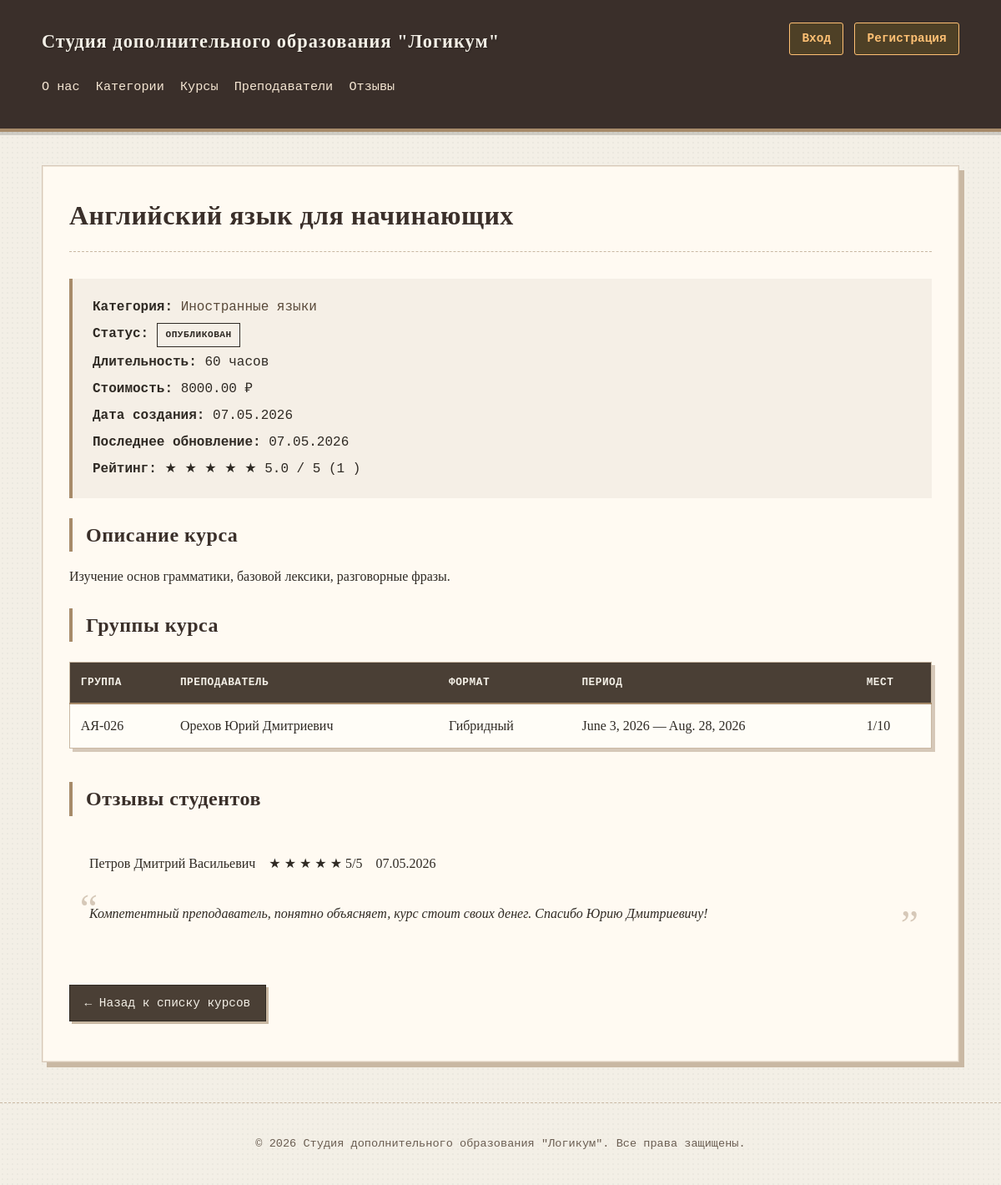
Screenshot of /education/course/english-beginners/ with the database file from the repository.
### education/models.py (models this page shows, shortened)
class Course(models.Model):
    class Status(models.IntegerChoices):
        DRAFT = 0, 'Черновик'
        PUBLISHED = 1, 'Опубликован'
    category = models.ForeignKey(
        Category,
        on_delete=models.SET_NULL,
        null=True,
        related_name='courses',
        verbose_name="Категория"
    )
    title = models.CharField(max_length=100, verbose_name="Название")
    slug = models.SlugField(max_length=100, unique=True, db_index=True, verbose_name="URL")
    description = models.TextField(verbose_name="Краткое описание")
    full_description = models.TextField(blank=True, verbose_name="Полное описание")
    duration_hours = models.IntegerField(verbose_name="Длительность (часы)")
    price = models.DecimalField(max_digits=10, decimal_places=2, verbose_name="Стоимость")
    status = models.IntegerField(
        choices=Status.choices,
        default=Status.DRAFT,
        verbose_name="Статус"
    )
    time_create = models.DateTimeField(auto_now_add=True, verbose_name="Дата создания")
    time_update = models.DateTimeField(auto_now=True, verbose_name="Дата изменения")
    class Meta:
        db_table = 'courses'
        verbose_name = 'Курс'
        verbose_name_plural = 'Курсы'
        ordering = ['-time_create']

class Category(models.Model):
    name = models.CharField(max_length=100, verbose_name="Название категории", unique=True)
    slug = models.SlugField(max_length=100, unique=True, db_index=True, verbose_name="URL")
    description = models.TextField(blank=True, verbose_name="Описание категории")
    class Meta:
        db_table = 'categories'
        verbose_name = 'Категория'
        verbose_name_plural = 'Категории'
        ordering = ['name']
    def get_absolute_url(self):
        return reverse('category-detail', kwargs={'cat_slug': self.slug})

class Group(models.Model):
    FORMAT_CHOICES = [
        ('offline', 'Очно'),
        ('online', 'Онлайн'),
        ('hybrid', 'Гибридный'),
    ]
    course = models.ForeignKey(Course, on_delete=models.CASCADE, related_name='groups', verbose_name="Курс")
    teacher = models.ForeignKey(Teacher, on_delete=models.SET_NULL, null=True, related_name='groups', verbose_name="Преподаватель")
    name = models.CharField(max_length=100, verbose_name="Название группы")
    start_date = models.DateField(verbose_name="Дата начала")
    end_date = models.DateField(verbose_name="Дата окончания")
    format = models.CharField(max_length=20, choices=FORMAT_CHOICES, verbose_name="Формат обучения")
    max_students = models.PositiveIntegerField(default=10, verbose_name="Макс. студентов")
    is_active = models.BooleanField(default=True, verbose_name="Активна")
    class Meta:
        db_table = 'groups'
        verbose_name = 'Группа'
        verbose_name_plural = 'Группы'
        ordering = ['-start_date']

class Teacher(models.Model):
    user = models.OneToOneField(
        User,
        on_delete=models.CASCADE,
        null=True,
        blank=True,
        related_name='teacher_profile',
        verbose_name="Пользователь"
    )
    first_name = models.CharField(max_length=50, verbose_name="Имя")
    last_name = models.CharField(max_length=50, verbose_name="Фамилия")
    middle_name = models.CharField(max_length=50, blank=True, verbose_name="Отчество")
    specialization = models.CharField(max_length=100, verbose_name="Специализация")
    phone = models.CharField(max_length=20, verbose_name="Телефон")
    email = models.EmailField(max_length=100, blank=True, verbose_name="Email")
    bio = models.TextField(blank=True, verbose_name="Биография")
    photo = models.ImageField(
        upload_to='teachers/%Y/%m/',
        blank=True,
        null=True,
        verbose_name="Фото",
        validators=[
            FileExtensionValidator(allowed_extensions=['jpg', 'jpeg', 'png', 'gif']),
            validate_image_size
        ],
        help_text="Поддерживаются форматы: JPG, PNG, GIF. Максимальный размер: 5 МБ"
    )
    is_active = models.BooleanField(default=True, verbose_name="Активен")
    class Meta:
        db_table = 'teachers'
        verbose_name = 'Преподаватель'
        verbose_name_plural = 'Преподаватели'
        ordering = ['last_name', 'first_name']
    def get_full_name(self):
        parts = [self.last_name, self.first_name]
        if self.middle_name:
            parts.append(self.middle_name)
        return ' '.join(parts)

class Review(models.Model):
    student = models.ForeignKey(Student, on_delete=models.CASCADE, related_name='reviews', verbose_name="Студент")
    course = models.ForeignKey(Course, on_delete=models.CASCADE, related_name='reviews', verbose_name="Курс")
    rating = models.IntegerField(choices=[(i, str(i)) for i in range(1, 6)], verbose_name="Оценка")
    comment = models.TextField(verbose_name="Комментарий")
    review_date = models.DateTimeField(auto_now_add=True, verbose_name="Дата отзыва")
    is_approved = models.BooleanField(default=False, verbose_name="Одобрен")
    class Meta:
        db_table = 'reviews'
        verbose_name = 'Отзыв'
        verbose_name_plural = 'Отзывы'
        ordering = ['-review_date']

class Student(models.Model):
    user = models.OneToOneField(
        User,
        on_delete=models.CASCADE,
        null=True,
        blank=True,
        related_name='student_profile',
        verbose_name="Пользователь"
    )
    first_name = models.CharField(max_length=50, verbose_name="Имя")
    last_name = models.CharField(max_length=50, verbose_name="Фамилия")
    middle_name = models.CharField(max_length=50, blank=True, verbose_name="Отчество")
    phone = models.CharField(max_length=20, verbose_name="Телефон")
    email = models.EmailField(max_length=100, verbose_name="Email", unique=True)
    birth_date = models.DateField(verbose_name="Дата рождения")
    time_create = models.DateTimeField(auto_now_add=True, verbose_name="Дата регистрации")
    class Meta:
        db_table = 'students'
        verbose_name = 'Студент'
        verbose_name_plural = 'Студенты'
        ordering = ['last_name', 'first_name']
    def get_full_name(self):
        parts = [self.last_name, self.first_name]
        if self.middle_name:
            parts.append(self.middle_name)
        return ' '.join(parts)

### education/views.py (the view)
# urls.py: path('course/<slug:course_slug>/', views.course_detail_slug, name='course-detail-slug'),
def course_detail_slug(request, course_slug):
    course = get_object_or_404(
        Course.objects.select_related('category').prefetch_related('groups__teacher'),
        slug=course_slug,
        status=Course.Status.PUBLISHED
    )
    groups = course.groups.filter(is_active=True)
    reviews = course.reviews.filter(is_approved=True).select_related('student')
    avg_rating = reviews.aggregate(avg=Avg('rating'))['avg']
    data = {
        'title': course.title,
        'course': course,
        'groups': groups,
        'reviews': reviews,
        'avg_rating': avg_rating,
    }
    return render(request, 'education/course_detail.html', data)

### education/context_processors.py (called while the page is built, shortened)
def user_groups(request):
    if request.user.is_authenticated:
        groups = list(request.user.groups.values_list('name', flat=True))
        return {'user_groups': groups}
    return {'user_groups': []}

def user_permissions(request):
    context = {
        'user_groups': [],
        'is_admin': False,
        'is_teacher': False,
        'is_student': False,
        'is_marketer': False,
    }
    return context

### education/templates/education/course_detail.html (shortened to what this page needs)
{% extends 'base.html' %}
{% block content %}
    <div class="course-detail">
        <div class="page-header">
            <h1>{{ course.title }}</h1>
        </div>
        <div class="course-meta">
            <p><strong>Категория:</strong>
                <a href="{{ course.category.get_absolute_url }}">{{ course.category.name }}</a>
            </p>
            <p><strong>Статус:</strong>
                {% if course.status == 1 %}
                <span class="badge published">Опубликован</span>
                {% else %}
                <span class="badge draft">Черновик</span>
                {% endif %}
            </p>
            <p><strong>Длительность:</strong> {{ course.duration_hours }} часов</p>
            <p><strong>Стоимость:</strong> {{ course.price }} ₽</p>
            <p><strong>Дата создания:</strong> {{ course.time_create|date:"d.m.Y" }}</p>
            {% if course.time_update != course.time_create %}
            <p><strong>Последнее обновление:</strong> {{ course.time_update|date:"d.m.Y" }}</p>
            {% endif %}
            <p><strong>Рейтинг:</strong>
                {% if avg_rating %}
                    <span class="rating-display">
                        {% with avg_rating_int=avg_rating|floatformat:"0"|add:"0" %}
                            {% for i in "12345"|make_list %}
                                {% if forloop.counter <= avg_rating_int %}
                                    <span class="star full">★</span>
                                {% else %}
                                    <span class="star empty">☆</span>
                                {% endif %}
                            {% endfor %}
                        {% endwith %}
                        {{ avg_rating|floatformat:1 }} / 5
                        ({{ reviews.count }} {{ reviews.count|pluralize:"отзыв,отзыва,отзывов" }})
                    </span>
                {% else %}
                    <span class="no-rating">
                        ☆☆☆☆☆ Нет оценок
                    </span>
                {% endif %}
            </p>
        </div>
        <div class="course-description">
            <h2>Описание курса</h2>
            <div class="description-content">
                {{ course.full_description|default:course.description|linebreaks }}
            </div>
        </div>
        {% if groups %}
        <div class="course-groups">
            <h2>Группы курса</h2>
            <table class="groups-table">
                <thead>
                    <tr>
                        <th>Группа</th>
                        <th>Преподаватель</th>
                        <th>Формат</th>
                        <th>Период</th>
                        <th>Мест</th>
                    </tr>
                </thead>
                <tbody>
                    {% for group in groups %}
                    <tr>
                        <td>{{ group.name }}</td>
                        <td>{{ group.teacher.get_full_name|default:"Не назначен" }}</td>
                        <td>{{ group.get_format_display }}</td>
                        <td>{{ group.start_date }} — {{ group.end_date }}</td>
                        <td>{{ group.enrollments.count }}/{{ group.max_students }}</td>
                    </tr>
                    {% endfor %}
                </tbody>
            </table>
        </div>
        {% endif %}
        <div class="course-reviews">
            <div class="reviews-header">
                <h2>Отзывы студентов</h2>
            </div>
            {% if reviews %}
                {% for review in reviews %}
                <div class="review-item">
                    <div class="review-header">
                        <span class="author">{{ review.student.get_full_name }}</span>
                        <span class="rating">
                            {% for i in "12345"|make_list %}
                                {% if forloop.counter <= review.rating %}
                                    <span class="star full">★</span>
                                {% else %}
                                    <span class="star empty">☆</span>
                                {% endif %}
                            {% endfor %}
                            <span class="rating-value">{{ review.rating }}/5</span>
                        </span>
                        <span class="date">{{ review.review_date|date:"d.m.Y" }}</span>
                    </div>
                    <p class="review-comment">{{ review.comment }}</p>
                </div>
                {% endfor %}
            {% endif %}
        </div>
        <div class="course-footer">
            <p class="back-link">
                <a href="{% url 'courses-list' %}" class="btn">← Назад к списку курсов</a>
            </p>
        </div>
    </div>
{% endblock %}

### education/static/education/css/styles.css (style rules this page uses)
body { font-family: "Georgia", "Times New Roman", serif; line-height: 1.7; margin: 0; padding: 0; background-color: #f3efe6; color: #2f2a24; background-image: radial-gradient(rgba(0,0,0,0.03) 1px, transparent 1px); background-size: 6px 6px; }
h1, h2, h3, h4, h5, h6 { font-family: "Georgia", "Times New Roman", serif; font-weight: 600; color: #3a2f2a; letter-spacing: 0.5px; }
h1 { border-bottom: 2px solid #a78b6a; padding-bottom: 0.5rem; margin-bottom: 1.5rem; }
h2 { font-size: 1.5rem; margin: 1.5rem 0 1rem; border-left: 4px solid #a78b6a; padding-left: 1rem; }
.btn { display: inline-block; background-color: #4a3f35; color: #f3efe6; padding: 0.55rem 1.1rem; text-decoration: none; border: 1px solid #2f2a24; font-family: "Courier New", monospace; font-size: 0.9rem; margin-top: 1rem; box-shadow: 3px 3px 0 #c9b8a3; transition: all 0.15s ease; }
.page-header { display: flex; justify-content: space-between; align-items: center; margin-bottom: 2rem; border-bottom: 1px dashed #c9b8a3; padding-bottom: 1rem; }
.page-header h1 { border-bottom: none; margin: 0; padding: 0; }
.students-table, .groups-table, .performance-table, .attendance-table, .schedule-table, .stats-table { width: 100%; border-collapse: collapse; margin: 1.5rem 0; background: #fffdf7; border: 1px solid #c9b8a3; box-shadow: 4px 4px 0 #d6c8b8; }
.students-table th, .groups-table th, .performance-table th, .attendance-table th, .schedule-table th, .stats-table th { background: #4a3f35; color: #f3efe6; padding: 0.8rem; text-align: left; font-family: "Courier New", monospace; font-weight: 600; text-transform: uppercase; font-size: 0.8rem; letter-spacing: 0.5px; border-bottom: 2px solid #a78b6a; }
.students-table td, .groups-table td, .performance-table td, .attendance-table td, .schedule-table td, .stats-table td { padding: 0.8rem; border-bottom: 1px solid #d6c8b8; font-family: "Georgia", serif; }
.students-table tr:last-child td, .groups-table tr:last-child td, .performance-table tr:last-child td, .attendance-table tr:last-child td, .schedule-table tr:last-child td, .stats-table tr:last-child td { border-bottom: none; }
.badge { display: inline-block; padding: 0.25rem 0.6rem; font-family: "Courier New", monospace; font-size: 0.7rem; font-weight: 600; text-transform: uppercase; letter-spacing: 0.5px; border: 1px solid; }
.review-header { display: flex; flex-wrap: wrap; align-items: center; gap: 1rem; padding: 1.2rem 1.5rem 0.5rem; }
.review-comment { padding: 0.5rem 1.5rem 1.5rem; color: #2f2a24; line-height: 1.7; font-style: italic; position: relative; }
.review-comment::before { content: '\201C'; font-size: 3rem; color: #d6c8b8; position: absolute; top: -0.5rem; left: 0.8rem; font-style: normal; line-height: 1; }
.review-comment::after { content: '\201D'; font-size: 3rem; color: #d6c8b8; position: absolute; bottom: 0; right: 1rem; font-style: normal; line-height: 1; }
.course-reviews { margin-top: 2.5rem; }
.course-reviews h2 { margin-bottom: 1.5rem; }
a { color: #5a4a3a; text-decoration: none; transition: all 0.15s ease; }
.back-link { margin-top: 2rem; }
.course-meta { background: #f5efe6; padding: 1rem 1.5rem; margin: 1rem 0; border-left: 4px solid #a78b6a; font-family: "Courier New", monospace; }
.course-meta p { margin: 0.3rem 0; }

### rows the page displays
Course: title "Английский язык для начинающих", category.name "Иностранные языки", duration_hours "60", price "8000.00", time_create "07.05.2026", time_update "07.05.2026", full_description "Изучение основ грамматики, базовой лексики, разговорные фразы."
Group: name "АЯ-026", teacher.get_full_name "Орехов Юрий Дмитриевич", format "Гибридный", start_date "June 3, 2026", end_date "Aug. 28, 2026", enrollments.count "1", max_students "10"
Review: student.get_full_name "Петров Дмитрий Васильевич", rating "5", review_date "07.05.2026", comment "Компетентный преподаватель, понятно объясняет, курс стоит своих денег. Спасибо Юрию Дмитриевичу!"

### other values shown
{{ avg_rating|floatformat:1 }} "5.0"
{{ reviews.count }} "1"
